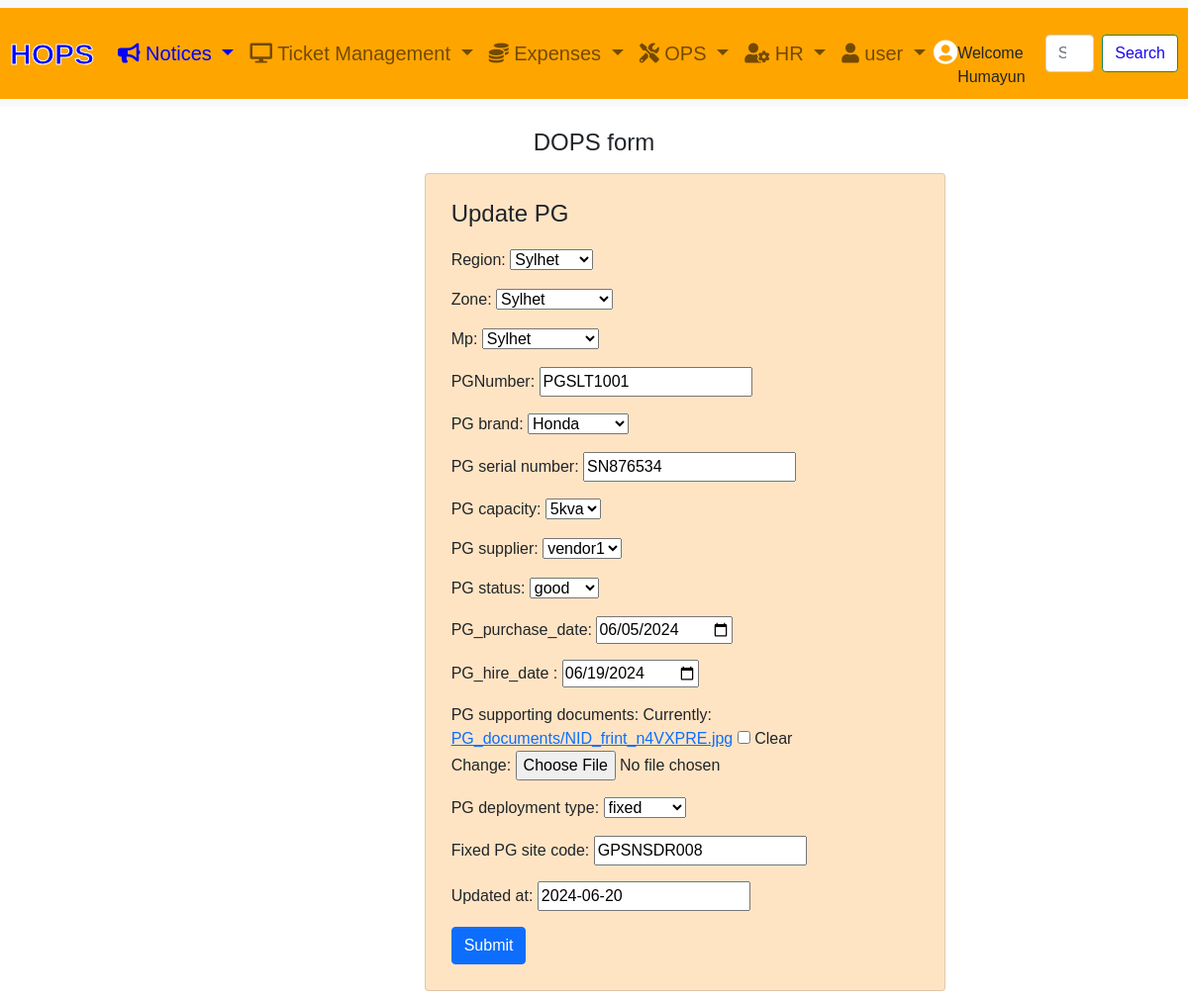
Page /generator/update_pg_databaset/1/ (signed in) on the committed database.
### account/models.py (models this page shows, shortened)
class Customer(AbstractBaseUser, PermissionsMixin):
    email = models.EmailField(_('email address'), unique=True)
    name = models.CharField(max_length=150)
    mobile = models.CharField(max_length=20, blank=True)
    is_active = models.BooleanField(default=False)
    is_staff = models.BooleanField(default=False)
    created = models.DateTimeField(auto_now_add=True)
    updated = models.DateTimeField(auto_now=True)
    profile_picture = models.ImageField(upload_to='profile_pictures/', blank=True, null=True)
    groups = models.ManyToManyField(
        Group,
        related_name='customer_set',
        blank=True,
        help_text=_("The groups this user belongs to."),
        verbose_name=_("groups"),
    )
    user_permissions = models.ManyToManyField(
        Permission,
        related_name='customer_set',
        blank=True,
        help_text=_("Specific permissions for this user."),
        verbose_name=_("user permissions"),
    )
    USER_LEVEL_CHOICES = [
        ('general_user', 'General_User'),
        ('first_level', 'First Level Manager'),
        ('second_level', 'Second Level Manager'),
        ('third_level', 'Third Level Manager'),
        ('external', 'External'),
    ]
    manager_level = models.CharField(max_length=20, choices=USER_LEVEL_CHOICES, default='general_user')
    objects = CustomAccountManager()
    USERNAME_FIELD = 'email'
    REQUIRED_FIELDS = ['name']
    class Meta:
        verbose_name = "Accounts"
        verbose_name_plural = "Accounts"

### generator/models.py (models this page shows, shortened)
class AddPGInfo(models.Model):
    region = models.CharField(max_length=100,choices=REGION_CHOICES,null=True, blank=True)
    zone = models.CharField(max_length=100,choices=ZONE_CHOICES,null=True, blank=True)
    mp = models.CharField(max_length=100,choices=MP_CHOICES,null=True, blank=True)
    PG_code = models.CharField(max_length=50, default='None')
    PG_add_requester = models.ForeignKey(Customer, related_name='PGad_admin_user', on_delete=models.CASCADE)
    PGNumber = models.CharField(max_length=50,default='None')
    PG_brand_choices=[
        ('Honda','Honda'),
        ('Mistsubishi', 'Mistsubishi'),
        ('wilson','wilson'),
        ('chinese','chinese'),
    ]
    PG_brand = models.CharField(max_length=50, choices= PG_brand_choices,default='None')
    PG_serial_number = models.CharField(max_length=50,default='None')
    PG_capacity_choices=[
        ('5kva','5kva'),
        ('6kva','6kva'),
        ('8kva','8kva')
        ]
    PG_capacity = models.CharField(max_length=50,choices=PG_capacity_choices,default='None')
    PG_supplier_choices=[
        ('vendor1','vendor1'),
        ('vendor2','vendor2'),
        ('vendor3','vendor3'),
        ('own','own'),
    ]
    PG_supplier=models.CharField(max_length=50,choices=PG_supplier_choices,default='None')
    PG_status_choices =[
        ('good','good'),
        ('faulty','faulty')
    ]
    PG_status = models.CharField(max_length=100, choices=PG_status_choices,null=True,blank=True)
    PG_purchase_date = models.DateField(default=timezone.now)
    PG_hire_date = models.DateField(default=timezone.now)
    PG_supporting_documents = models.FileField(upload_to='PG_documents/', null=True, blank=True)
    deployment_choices=[
        ('movable','movable'),
        ('fixed','fixed')
    ]
    PG_deployment_type =models.CharField(max_length=100,choices=deployment_choices,null=True,blank=True)
    fixed_PG_site_code = models.CharField(max_length=100,null=True,blank=True)
    created_at = models.DateField(default=timezone.now)
    updated_at = models.DateField(default=timezone.now)

### generator/views.py (the view)
# urls.py: path('update_pg_databaset/<str:pg_PGNumber>/', views.update_pg_database, name='update_pg_database'),
@login_required
def update_pg_database(request, pg_PGNumber):
    pg_info= AddPGInfo.objects.get(id=pg_PGNumber)
    if request.method == 'POST':
        form = UpdatePgDataBaseForm(request.POST, instance=pg_info)
        if form.is_valid():
            form.save()
            return redirect('generator:view_pg_info')
    else:
        initial_data = {'PG_status': pg_info.PG_status}
        form =UpdatePgDataBaseForm(instance=pg_info, initial=initial_data)
    return render(request, 'generator/update_pg.html', {'form': form,'pg_info':pg_info})

### generator/forms.py
class UpdatePgDataBaseForm(forms.ModelForm):
    PG_purchase_date = forms.DateField(label='PG_purchase_date', required=False, widget=forms.DateInput(attrs={'type': 'date'}))
    PG_hire_date  = forms.DateField(label='PG_hire_date ', required=False, widget=forms.DateInput(attrs={'type': 'date'}))
    class Meta:
        model = AddPGInfo
        exclude = ['PG_add_requester','created_at','PG_code']

### account/context_processors.py (called while the page is built)
def user_info(request):
    user = request.user
    profile_picture_url = None
    if user.is_authenticated:
        profile_picture_url = user.profile_picture.url if user.profile_picture else None
    return {
        'user_info': user.name if user.is_authenticated else None,
        'profile_picture_url': profile_picture_url
    }

### templates/generator/update_pg.html (shortened to what this page needs)
{% extends "base.html" %}
{% load static %}
{% block content %}
    <h4 class="text-center" style="margin-top:10px">DOPS form</h4>
    <div class="container-fluid">
        <div class="row row-cols-1 row-cols-md-3 p-2">
            <div class="col"></div>
            <div class="col-md-6">
                <div class="card" style="background-color: bisque; padding:10px;">
                    <div class="card-body">
                        <h4 class="card-title" style="margin-bottom:20px">Update PG</h4>
                        <form method="post" enctype="multipart/form-data">
                            {{ form.as_p }}
                            <div><button type="submit" class="btn btn-primary">Submit</button></div>
                        </form>
                    </div>
                </div>
            </div>
        </div>
    </div>
{% endblock %}

### templates/base.html (shortened to what this page needs)
<!DOCTYPE html>
<html lang="en">
<head>
<link href="https://cdn.jsdelivr.net/npm/bootstrap@5.0.0-beta3/dist/css/bootstrap.min.css" rel="stylesheet">
<link rel="stylesheet" href="https://cdnjs.cloudflare.com/ajax/libs/font-awesome/5.15.3/css/all.min.css">
<link href="https://cdnjs.cloudflare.com/ajax/libs/select2/4.0.13/css/select2.min.css" rel="stylesheet">
<link href="https://cdnjs.cloudflare.com/ajax/libs/bootstrap-datepicker/1.9.0/css/bootstrap-datepicker.min.css" rel="stylesheet">
<link href="https://cdnjs.cloudflare.com/ajax/libs/bootstrap-timepicker/0.5.2/css/bootstrap-timepicker.min.css" rel="stylesheet">
    </head>
    <body>
    </body>
</head>
<body>
    {% if user.is_authenticated %}
    <nav class="navbar navbar-expand-lg navbar-light bg-light navbar-fixed-top">
        <div class="container-fluid custom_navbar">
            <a class="navbar-brand menu-color" style="color:blue; font-size:30px;font-family: Helvetica;" href="{% url 'tickets:dash_board' %}">HOPS</a>
            <div class="collapse navbar-collapse" id="navbarSupportedContent">
                <ul class="navbar-nav me-auto mb-2 mb-lg-0">
                    <li class="nav-item dropdown">
                        <a class="nav-link dropdown-toggle menu-color" style="color: blue;" href="#" id="navbarDropdown" role="button" data-bs-toggle="dropdown" aria-expanded="false">
                            <i class="fa fa-bullhorn" aria-hidden="true"></i> Notices
                        </a>
                    </li>
                    <li class="nav-item dropdown">
                        <a class="nav-link dropdown-toggle menu-color"href="#" id="navbarDropdown" role="button" data-bs-toggle="dropdown" aria-expanded="false">
                            <i class="fa fa-desktop" aria-hidden="true"></i> Ticket Management
                        </a>
                    </li>
                    <li class="nav-item dropdown">
                        <a class="nav-link dropdown-toggle menu-color"href="#" id="navbarDropdown" role="button" data-bs-toggle="dropdown" aria-expanded="false">
                            <i class="fas fa-coins"></i>  Expenses
                        </a>
                    </li>
                    <li class="nav-item dropdown">
                        <a class="nav-link dropdown-toggle menu-color"href="#" id="navbarDropdown" role="button" data-bs-toggle="dropdown" aria-expanded="false">
                            <i class="fas fa-tools"></i>  OPS
                        </a>
                    </li>
                    <li class="nav-item dropdown">
                        <a class="nav-link dropdown-toggle menu-color"href="#" id="navbarDropdown" role="button" data-bs-toggle="dropdown" aria-expanded="false">
                            <i class="fas fa-user-cog"></i>  HR
                        </a>
                    </li>
                    <li class="nav-item dropdown">
                        <a class="nav-link dropdown-toggle menu-color"href="#" id="navbarDropdown" role="button" data-bs-toggle="dropdown" aria-expanded="false">
                            <i class="fas fa-user"></i>  user
                        </a>
                    </li>
                </ul>
                    {% if user.is_authenticated %}
                    <a href="{% url 'account:update_profile_picture' user.id %}">
                        {% if profile_picture_url %}
                            <img src="{{ profile_picture_url }}" style="height: 30px; width: 30px; border-radius: 50%;">
                        {% else %}
                        <i class="fas fa-user-circle" aria-hidden="true" style="font-size: 25px; color:white"></i>
                        {% endif %} </a>
                        <br>
                       Welcome {{ request.user.name }}
                {% else %}
                    <a href="{% url 'account:login' %}" style="color:white;">
                        <i class="fas fa-user-circle" aria-hidden="true" style="font-size: 30px;"></i>
                    </a>
                {% endif %}
                    <form class="d-flex" method="GET" action="{% url 'tickets:search_all' %}" style="margin-left:20px">
                    <input class="form-control me-2" type="search" placeholder="Search" aria-label="Search" name="q">
                    <button class="btn btn-outline-success" type="submit" style="color:rgb(26, 7, 239);background:white">Search</button>
                </form>
            </div>
        </div>
    </nav>
{% endif %}
   <div class="col" style="height:120px"></div>
    <div class="container">
        {% block content %}
        {% endblock %}
    </div>
</body>
</html>

### templates/base.html (style rules this page uses)
html, body { font-family: Verdana, sans-serif; background: white; }
.custom_navbar { background-color: orange; padding:10px; }
.navbar-brand { font-size: 40px; font-weight: 700; color: #0AEDED; -webkit-text-stroke: #fff 1px; }
.menu-color { color:blue; font-size: 20px;; }
.navbar-fixed-top { position: fixed; top: 0; width: 100%; z-index: 1000; }

### templates/generator/update_pg.html (style rules this page uses)
html, body { font-family: Verdana, sans-serif; }

### rows in the picture
Customer: user.name "Humayun"
AddPGInfo: region "Sylhet", zone "Sylhet", mp "Sylhet", PGNumber "PGSLT1001", PG_brand "Honda", PG_serial_number "SN876534", PG_capacity "5kva", PG_supplier "vendor1", PG_status "good", PG_purchase_date "06/05/2024", PG_hire_date "06/19/2024", PG_deployment_type "fixed", fixed_PG_site_code "GPSNSDR008", updated_at "2024-06-20"
